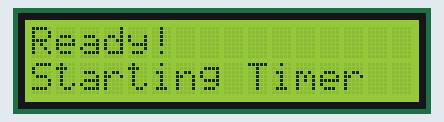
This program was run on a simulated ESP32. Parts: 16×2 character LCD. WiFi joins after 1.5 s; servers stay silent unless stated; the local clock reads 2024-03-15 10:24:30 at power-on unless the program sets it; what the program prints to the serial monitor is not drawn.

Above: at 1.7 s.
At 3.8 s:
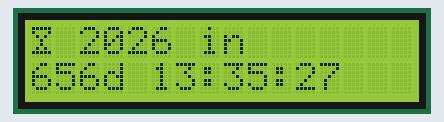
At 7.9 s:
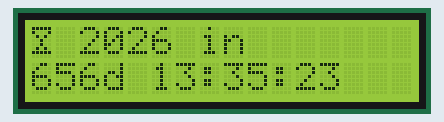
At 11.9 s:
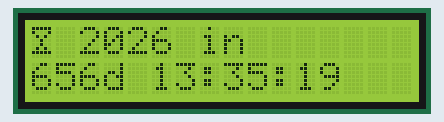
At 21.2 s:
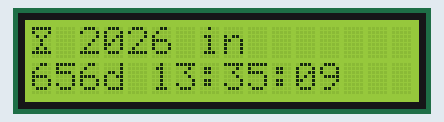
At 38.5 s:
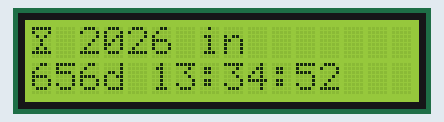

The program:

main.cpp
```cpp
#include <Arduino.h>
#include "sta.hpp"
#include "ntp.hpp"
#include "lcd.hpp"

// --- Configuration ---
const int TARGET_YEAR = 2026;

void setup() {
    Serial.begin(115200);

    // 1. Init LCD
    lcd::init();

    // 2. Connect WiFi
    lcd::printStatus("Connecting to", "WiFi Network");
    if (!sta::connect_to_wifi()) {
        lcd::printStatus("WiFi Failed", "Check Credentials");
        while(1) delay(1000);
    }

    // 3. Sync Time
    lcd::printStatus("Syncing Time on", "NTP Server");
    ntp::init();

    // Wait for time sync
    int retry = 0;
    while (!ntp::isTimeSet() && retry < 20) {
        delay(500);
        Serial.print(".");
        retry++;
    }

    if (ntp::isTimeSet()) {
        Serial.println("\n[MAIN] Time synchronized.");
        struct tm current_tm = ntp::getCurrentTime();
        Serial.printf("[MAIN] Current Local Time: %04d-%02d-%02d %02d:%02d:%02d\n",
                        current_tm.tm_year + 1900, current_tm.tm_mon + 1, current_tm.tm_mday,
                        current_tm.tm_hour, current_tm.tm_min, current_tm.tm_sec);
        lcd::printStatus("Ready!", "Starting Timer");
        delay(2000);
        lcd::lcd.clear();
    } else {
        lcd::printStatus("NTP Error", "Retrying...");
    }
}

void loop() {
    // 1. Get current time
    time_t now;
    time(&now); // Get current timestamp (seconds since epoch)

    // 2. Define Target Time (Jan 1, TARGET_YEAR, 00:00:00)
    struct tm target_tm = {0};
    target_tm.tm_year = TARGET_YEAR - 1900; // Years since 1900
    target_tm.tm_mon  = 0;                  // January (0-11)
    target_tm.tm_mday = 1;                  // 1st
    target_tm.tm_hour = 0;
    target_tm.tm_min  = 0;
    target_tm.tm_sec  = 0;
    target_tm.tm_isdst = -1; // Let mktime determine DST

    // Convert target structure to timestamp
    // Note: mktime uses the local timezone configured in ntp
    time_t target_timestamp = mktime(&target_tm);

    // 3. Calculate difference
    double seconds_diff = difftime(target_timestamp, now);

    // 4. Update Display
    if (seconds_diff > 0) {
        // Calculate breakdown
        long remaining = (long)seconds_diff;

        int days = remaining / 86400;
        remaining %= 86400;

        int hours = remaining / 3600;
        remaining %= 3600;

        int minutes = remaining / 60;
        int seconds = remaining % 60;

        lcd::updateCountdown(days, hours, minutes, seconds, TARGET_YEAR);
    } else {
        // It is New Year!
        lcd::showHappyNewYear(TARGET_YEAR);
    }

    // Update every second
    delay(1000);
}
```

ntp.hpp
```cpp
#ifndef NTP_HPP
#define NTP_HPP

#include <Arduino.h>
#include <time.h>

namespace ntp {

const char* ntpServer = "pool.ntp.org";
// Moscow Timezone: MSK (UTC+3)
// POSIX Format: "MSK-3"
const char* timeZone = "MSK-3";

void init() {
    Serial.println("[NTP] Setting up time...");
    // Config time with specific timezone string
    configTzTime(timeZone, ntpServer);
}

bool isTimeSet() {
    struct tm timeinfo;
    if (!getLocalTime(&timeinfo)) {
        return false;
    }
    // Simple check: if year is less than 2020, time hasn't synced
    return (timeinfo.tm_year + 1900) > 2020;
}

struct tm getCurrentTime() {
    struct tm timeinfo;
    getLocalTime(&timeinfo);
    return timeinfo;
}

} // namespace ntp
#endif // NTP_HPP
```

sta.hpp
```cpp
#ifndef STA_HPP
#define STA_HPP

#include <Arduino.h>
#include <WiFi.h>

namespace sta {

const char* ssid     = "Home2.4";
const char* password = "DontPanic42!";

bool connect_to_wifi() {
  Serial.print("[STA] Connecting to WiFi...");
  WiFi.begin(ssid, password);
  int i = 0;
  while (WiFi.status() != WL_CONNECTED && i < 20) {
    delay(500);
    Serial.print(".");
    i++;
  }
  Serial.println("");
  if (i >= 20) {
    Serial.println("[STA] Connection timed out.");
    return false;
  }

  Serial.println("[STA] WiFi connected.");
  Serial.printf("[STA] IP address: %s\n", WiFi.localIP().toString().c_str());
  Serial.printf("[STA] MAC address: %s\n", WiFi.macAddress().c_str());

  return true;
}

double get_signal_strength() {
  if (WiFi.status() != WL_CONNECTED) {
    Serial.println("[STA] Not connected to WiFi.");
    return 0.0;
  }
  int8_t rssi = WiFi.RSSI();
  if (rssi >= -50) {
    Serial.println("[STA] Signal strength: 100%");
    return 100.0;
  } else if (rssi <= -100) {
    Serial.println("[STA] Signal strength: 0%");
    return 0.0;
  } else {
    // Map RSSI (-100 to -50 dBm) to percentage (0% to 100%)
    // https://stackoverflow.com/a/15798024
    double signalStrengthPercent = map(rssi, -100, -50, 0, 100);
    Serial.printf("[STA] Signal strength: %.2f%%\n", signalStrengthPercent);
    return signalStrengthPercent;
  }
}

} // namespace sta

#endif // STA_HPP
```

lcd.hpp
```cpp
#ifndef LCD_HPP
#define LCD_HPP

#include <Arduino.h>
#include <Wire.h>
#include <LiquidCrystal_I2C.h>

namespace lcd {

// --- CONFIGURATION ---
// Set to 'false' to silence the Serial Monitor simulation
const bool print_to_serial = true;

// Adjust 0x27 to 0x3F if your screen doesn't work
LiquidCrystal_I2C lcd(0x27, 16, 2);

// Custom char: Hourglass / Clock icon
byte clockChar[] = {
  0x1F, 0x11, 0x0A, 0x04, 0x04, 0x0A, 0x1F, 0x00
};

void init() {
    if (print_to_serial) Serial.println("[LCD] Initializing Display (Hardware)...");

    lcd.init();
    lcd.backlight();
    lcd.createChar(0, clockChar);

    lcd.setCursor(0, 0);
    lcd.print("Booting System..");

    if (print_to_serial) Serial.println("[LCD SIM] Booting System...");
}

void printStatus(String line1, String line2) {
    // Hardware
    lcd.clear();
    lcd.setCursor(0, 0);
    lcd.print(line1);
    lcd.setCursor(0, 1);
    lcd.print(line2);

    // Serial Simulation
    if (print_to_serial) {
        Serial.println("-----------------------------");
        Serial.println("[LCD SIM] " + line1);
        Serial.println("[LCD SIM] " + line2);
        Serial.println("-----------------------------");
    }
}

/**
 * @brief Updates the display with the countdown
 */
void updateCountdown(int days, int hours, int minutes, int seconds, int targetYear) {
    // Hardware
    lcd.setCursor(0, 0);
    lcd.write(0); // Clock icon
    lcd.print(" ");
    lcd.print(targetYear);
    lcd.print(" in ");
    lcd.setCursor(0, 1);

    if (days >= 1000) {
        lcd.print("too far away :)");
        if (print_to_serial) {
            Serial.printf(" New Year %d is too far away :)\r", targetYear);
        }
        return;
    }
    char buffer[17];
    snprintf(buffer, sizeof(buffer), "%3dd %02d:%02d:%02d", days, hours, minutes, seconds);

    lcd.print(buffer);

    // Serial Simulation
    if (print_to_serial) {
        // We use \r to update the same line in terminal
        Serial.printf("[LCD SIM] New Year %d in %s   \r", targetYear, buffer);
    }
}

void showHappyNewYear(int year) {
    // Hardware
    lcd.clear();
    lcd.setCursor(2, 0);
    lcd.print("HAPPY  NEW");
    lcd.setCursor(4, 1);
    lcd.print("YEAR ");
    lcd.print(year);

    // Serial Simulation
    if (print_to_serial) {
        Serial.println("\n\n****************************");
        Serial.printf("[LCD SIM] HAPPY NEW YEAR %d! \n", year);
        Serial.println("****************************\n");
    }
}

} // namespace lcd
#endif // LCD_HPP
```

Measured:
- what the display in image 0 shows lasts 2.0 s, from 1.7 s to 3.7 s
- what the display in image 1 shows lasts 1.0 s, from 3.7 s to 4.7 s
